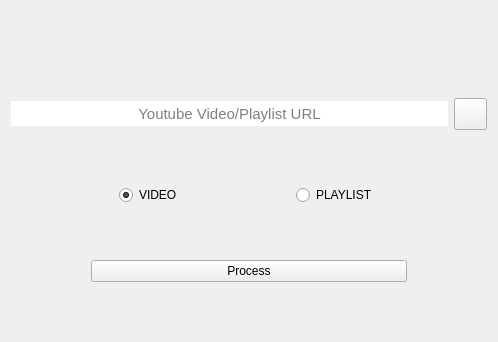
<?xml version="1.0" encoding="UTF-8"?>
<ui version="4.0">
 <class>UrlDialog</class>
 <widget class="QWidget" name="UrlDialog">
  <property name="geometry">
   <rect>
    <x>0</x>
    <y>0</y>
    <width>498</width>
    <height>342</height>
   </rect>
  </property>
  <property name="windowTitle">
   <string>Form</string>
  </property>
  <layout class="QVBoxLayout" name="verticalLayout">
   <item>
    <widget class="QLabel" name="label">
     <property name="sizePolicy">
      <sizepolicy hsizetype="Preferred" vsizetype="Fixed">
       <horstretch>0</horstretch>
       <verstretch>0</verstretch>
      </sizepolicy>
     </property>
     <property name="text">
      <string>&lt;html&gt;&lt;head/&gt;&lt;body&gt;&lt;p align=&quot;center&quot;&gt;&lt;img src=&quot;:/myresource/resource/icons8-youtube-play-button-500.png&quot; width=&quot;100&quot;/&gt;&lt;/p&gt;&lt;p align=&quot;center&quot;&gt;&lt;span style=&quot; font-size:14pt; font-weight:600; color:#eeeeec;&quot;&gt;YOUTUBE-DL PRO&lt;/span&gt;&lt;/p&gt;&lt;/body&gt;&lt;/html&gt;</string>
     </property>
    </widget>
   </item>
   <item>
    <layout class="QHBoxLayout" name="horizontalLayout_3">
     <item>
      <widget class="QLineEdit" name="yt_video_link">
       <property name="sizePolicy">
        <sizepolicy hsizetype="Preferred" vsizetype="Fixed">
         <horstretch>0</horstretch>
         <verstretch>0</verstretch>
        </sizepolicy>
       </property>
       <property name="font">
        <font>
         <pointsize>11</pointsize>
        </font>
       </property>
       <property name="focusPolicy">
        <enum>Qt::ClickFocus</enum>
       </property>
       <property name="autoFillBackground">
        <bool>false</bool>
       </property>
       <property name="styleSheet">
        <string notr="true">QLineEdit{

height: 25px;
border-radius:15px;
}</string>
       </property>
       <property name="text">
        <string/>
       </property>
       <property name="alignment">
        <set>Qt::AlignCenter</set>
       </property>
       <property name="dragEnabled">
        <bool>false</bool>
       </property>
       <property name="placeholderText">
        <string notr="true">Youtube Video/Playlist URL</string>
       </property>
      </widget>
     </item>
     <item>
      <widget class="QToolButton" name="paste_button">
       <property name="sizePolicy">
        <sizepolicy hsizetype="Fixed" vsizetype="Fixed">
         <horstretch>0</horstretch>
         <verstretch>0</verstretch>
        </sizepolicy>
       </property>
       <property name="cursor">
        <cursorShape>PointingHandCursor</cursorShape>
       </property>
       <property name="toolTip">
        <string>Clear and Paste</string>
       </property>
       <property name="styleSheet">
        <string notr="true">QPushButton{

border-radius:10px;
}</string>
       </property>
       <property name="text">
        <string/>
       </property>
       <property name="icon">
        <iconset resource="resource.qrc">
         <normaloff>:/myresource/resource/icons8-clipboard-96.png</normaloff>:/myresource/resource/icons8-clipboard-96.png</iconset>
       </property>
       <property name="iconSize">
        <size>
         <width>25</width>
         <height>25</height>
        </size>
       </property>
      </widget>
     </item>
    </layout>
   </item>
   <item>
    <spacer name="horizontalSpacer_2">
     <property name="orientation">
      <enum>Qt::Horizontal</enum>
     </property>
     <property name="sizeHint" stdset="0">
      <size>
       <width>40</width>
       <height>20</height>
      </size>
     </property>
    </spacer>
   </item>
   <item>
    <layout class="QHBoxLayout" name="horizontalLayout_21">
     <item>
      <widget class="QRadioButton" name="video_vs">
       <property name="sizePolicy">
        <sizepolicy hsizetype="Fixed" vsizetype="Fixed">
         <horstretch>0</horstretch>
         <verstretch>0</verstretch>
        </sizepolicy>
       </property>
       <property name="cursor">
        <cursorShape>PointingHandCursor</cursorShape>
       </property>
       <property name="styleSheet">
        <string notr="true">QRadioButton::indicator { width: 20px;height:20px };</string>
       </property>
       <property name="text">
        <string>VIDEO</string>
       </property>
       <property name="icon">
        <iconset resource="resource.qrc">
         <normaloff>:/myresource/resource/video_7.png</normaloff>:/myresource/resource/video_7.png</iconset>
       </property>
       <property name="iconSize">
        <size>
         <width>23</width>
         <height>23</height>
        </size>
       </property>
       <property name="checked">
        <bool>true</bool>
       </property>
      </widget>
     </item>
     <item>
      <widget class="QRadioButton" name="playlist_vs">
       <property name="sizePolicy">
        <sizepolicy hsizetype="Fixed" vsizetype="Fixed">
         <horstretch>0</horstretch>
         <verstretch>0</verstretch>
        </sizepolicy>
       </property>
       <property name="cursor">
        <cursorShape>PointingHandCursor</cursorShape>
       </property>
       <property name="styleSheet">
        <string notr="true">QRadioButton::indicator { width: 20px;height:20px };</string>
       </property>
       <property name="text">
        <string>PLAYLIST</string>
       </property>
       <property name="icon">
        <iconset resource="resource.qrc">
         <normaloff>:/myresource/resource/playlist_7.png</normaloff>:/myresource/resource/playlist_7.png</iconset>
       </property>
       <property name="iconSize">
        <size>
         <width>25</width>
         <height>25</height>
        </size>
       </property>
      </widget>
     </item>
    </layout>
   </item>
   <item>
    <spacer name="horizontalSpacer">
     <property name="orientation">
      <enum>Qt::Horizontal</enum>
     </property>
     <property name="sizeHint" stdset="0">
      <size>
       <width>40</width>
       <height>20</height>
      </size>
     </property>
    </spacer>
   </item>
   <item>
    <layout class="QHBoxLayout" name="horizontalLayout">
     <item>
      <spacer name="horizontalSpacer_4">
       <property name="orientation">
        <enum>Qt::Horizontal</enum>
       </property>
       <property name="sizeType">
        <enum>QSizePolicy::Fixed</enum>
       </property>
       <property name="sizeHint" stdset="0">
        <size>
         <width>80</width>
         <height>20</height>
        </size>
       </property>
      </spacer>
     </item>
     <item>
      <widget class="QPushButton" name="process">
       <property name="sizePolicy">
        <sizepolicy hsizetype="Preferred" vsizetype="Fixed">
         <horstretch>0</horstretch>
         <verstretch>0</verstretch>
        </sizepolicy>
       </property>
       <property name="cursor">
        <cursorShape>PointingHandCursor</cursorShape>
       </property>
       <property name="text">
        <string>Process</string>
       </property>
       <property name="icon">
        <iconset resource="resource.qrc">
         <normaloff>:/myresource/resource/icons8-search-500.png</normaloff>:/myresource/resource/icons8-search-500.png</iconset>
       </property>
       <property name="iconSize">
        <size>
         <width>25</width>
         <height>25</height>
        </size>
       </property>
      </widget>
     </item>
     <item>
      <spacer name="horizontalSpacer_5">
       <property name="orientation">
        <enum>Qt::Horizontal</enum>
       </property>
       <property name="sizeType">
        <enum>QSizePolicy::Fixed</enum>
       </property>
       <property name="sizeHint" stdset="0">
        <size>
         <width>80</width>
         <height>20</height>
        </size>
       </property>
      </spacer>
     </item>
    </layout>
   </item>
   <item>
    <spacer name="horizontalSpacer_3">
     <property name="orientation">
      <enum>Qt::Horizontal</enum>
     </property>
     <property name="sizeHint" stdset="0">
      <size>
       <width>40</width>
       <height>20</height>
      </size>
     </property>
    </spacer>
   </item>
  </layout>
 </widget>
 <resources>
  <include location="resource.qrc"/>
  <include location="dark.qrc"/>
  <include location="country_flag.qrc"/>
 </resources>
 <connections/>
</ui>
